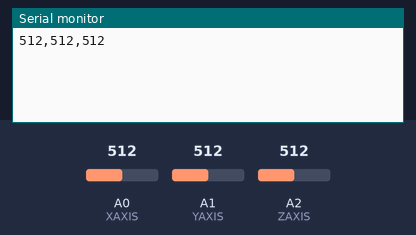
The sketch below on a simulated Arduino Uno, built with avr-gcc and run on an emulated ATmega328P. Parts: the last lines printed to the serial monitor. The test bench sets the inputs (shaded band); at power-on: A0 (XAXIS) = 512, A1 (YAXIS) = 512, A2 (ZAXIS) = 512.

Above: at 3.2 s.
3.3 s: A0 (XAXIS) set to 716
At 3.7 s:
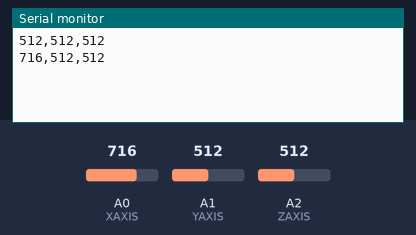
4.8 s: A1 (YAXIS) set to 716
At 6.0 s:
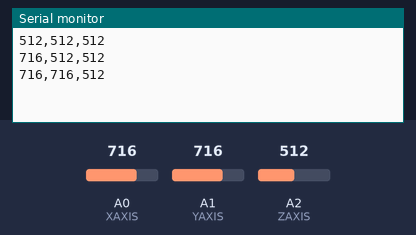
6.3 s: A2 (ZAXIS) set to 716
At 7.2 s:
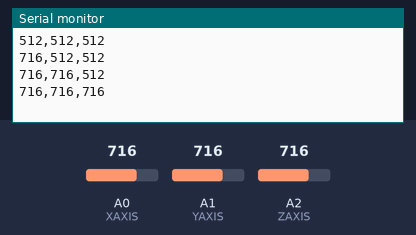
7.8 s: A0 (XAXIS) set to 900
At 8.4 s:
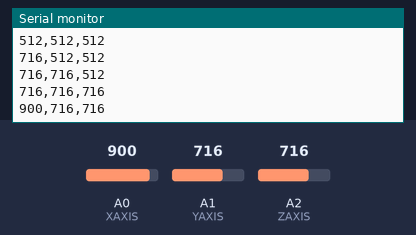
9.3 s: A1 (YAXIS) set to 900
At 10.5 s:
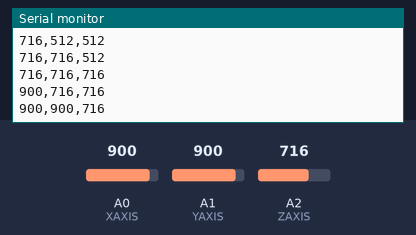
10.8 s: A2 (ZAXIS) set to 900
At 11.9 s:
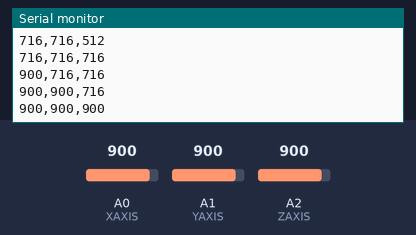
Timing chart, 0 to 13.3 s (numbered marks = the images above; inputs shaded):
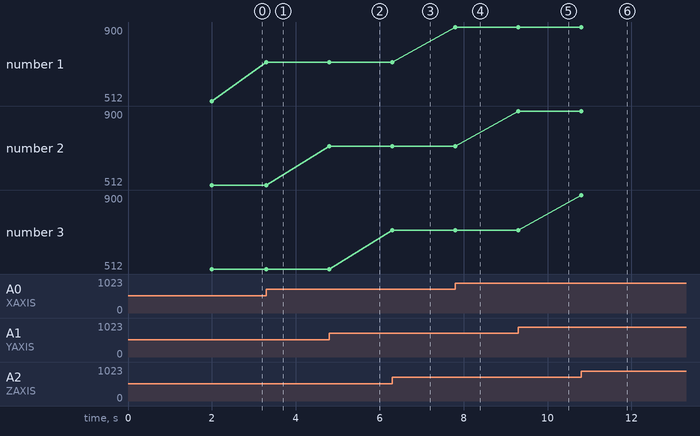

Measured:
- after the input at 3.3 s, the serial monitor: prints a new line at once (image 1)
- after the input at 4.8 s, the serial monitor: prints a new line at once (image 2)
- after the input at 6.3 s, the serial monitor: prints a new line at once (image 3)
- after the input at 7.8 s, the serial monitor: prints a new line at once (image 4)
- after the input at 9.3 s, the serial monitor: prints a new line at once (image 5)
- after the input at 10.8 s, the serial monitor: prints a new line at once (image 6)
- plotted number 1: 512 → 716 after the input at 3.3 s, 716 → 900 after the input at 7.8 s

The sketch:

dataToUnity.ino
```cpp
//GY-61 demo
#define XAXIS A0
#define YAXIS A1
#define ZAXIS A2
int sentData[] = {0, 0, 0};
void setup() {
  analogReference(EXTERNAL);
  pinMode(XAXIS, INPUT);
  pinMode(YAXIS, INPUT);
  pinMode(ZAXIS, INPUT);
  Serial.begin(9600);
  delay(2000);
}

void loop() {
  int x = analogRead(XAXIS);
  int y = analogRead(YAXIS);
  int z = analogRead(ZAXIS);

  if(abs(x - sentData[0]) > 2
      || abs(y - sentData[1] > 2)
      || abs(z - sentData[2]) > 2){
    String sendLine = "";
    sendLine += String(x);
    sendLine += ',';
    sendLine += String(y);
    sendLine += ',';
    sendLine += String(z);
    sentData[0] = x;
    sentData[1] = y;
    sentData[2] = z;
    Serial.println(sendLine);
    delay(20);
  }
}
```
